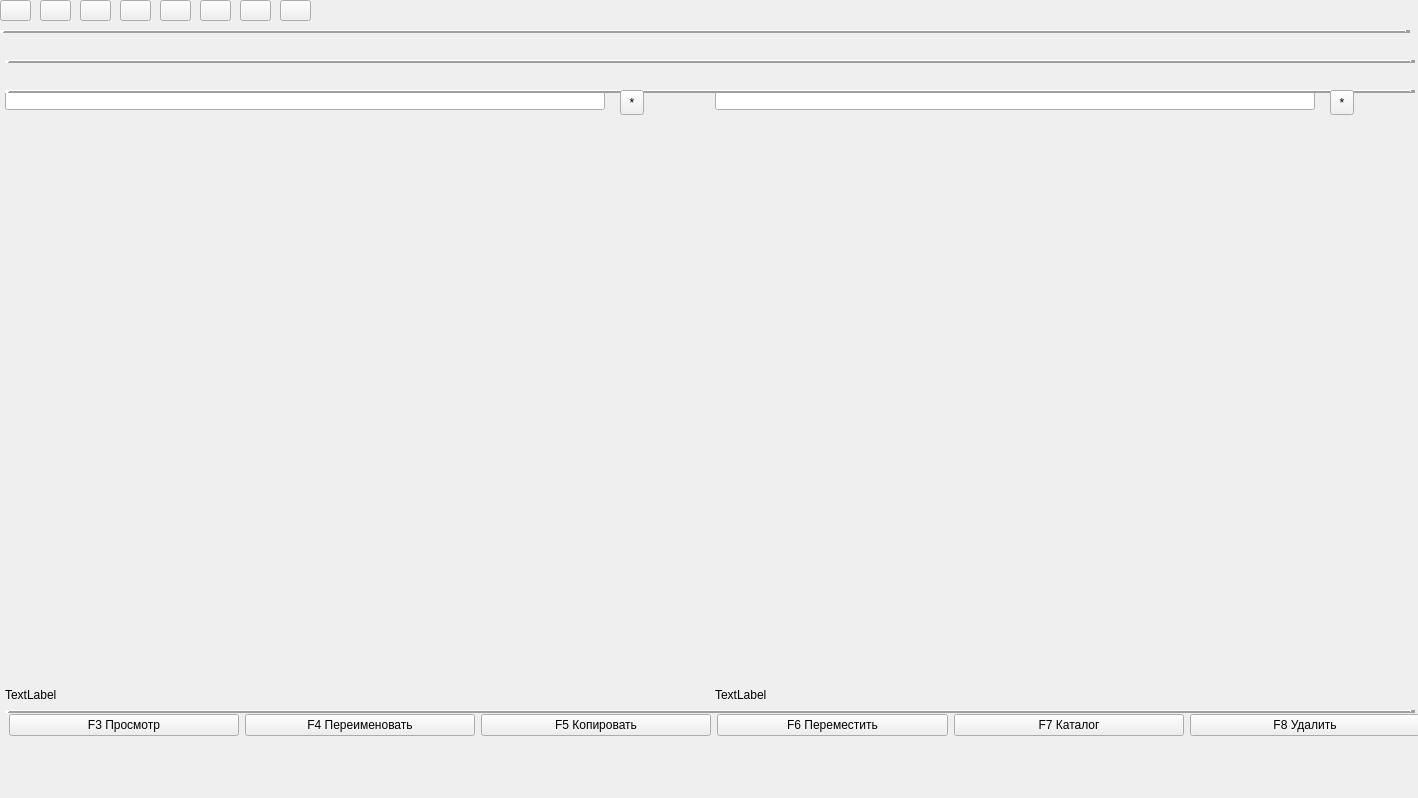
<?xml version="1.0" encoding="UTF-8"?>
<ui version="4.0">
 <class>MainWindow</class>
 <widget class="QMainWindow" name="MainWindow">
  <property name="geometry">
   <rect>
    <x>0</x>
    <y>0</y>
    <width>1418</width>
    <height>798</height>
   </rect>
  </property>
  <property name="font">
   <font>
    <stylestrategy>PreferDefault</stylestrategy>
   </font>
  </property>
  <property name="windowTitle">
   <string>MainWindow</string>
  </property>
  <widget class="QWidget" name="centralwidget">
   <widget class="QWidget" name="horizontalLayoutWidget">
    <property name="geometry">
     <rect>
      <x>10</x>
      <y>40</y>
      <width>561</width>
      <height>31</height>
     </rect>
    </property>
    <layout class="QHBoxLayout" name="horizontalLayout_l"/>
   </widget>
   <widget class="QWidget" name="horizontalLayoutWidget_2">
    <property name="geometry">
     <rect>
      <x>720</x>
      <y>40</y>
      <width>571</width>
      <height>21</height>
     </rect>
    </property>
    <layout class="QHBoxLayout" name="horizontalLayout_r"/>
   </widget>
   <widget class="QLineEdit" name="path_l">
    <property name="geometry">
     <rect>
      <x>5</x>
      <y>90</y>
      <width>600</width>
      <height>20</height>
     </rect>
    </property>
    <property name="styleSheet">
     <string notr="true"/>
    </property>
   </widget>
   <widget class="QLineEdit" name="path_r">
    <property name="geometry">
     <rect>
      <x>715</x>
      <y>90</y>
      <width>600</width>
      <height>20</height>
     </rect>
    </property>
   </widget>
   <widget class="QLabel" name="inf_dir_l">
    <property name="geometry">
     <rect>
      <x>5</x>
      <y>680</y>
      <width>600</width>
      <height>30</height>
     </rect>
    </property>
    <property name="text">
     <string>TextLabel</string>
    </property>
   </widget>
   <widget class="QLabel" name="inf_dir_r">
    <property name="geometry">
     <rect>
      <x>715</x>
      <y>680</y>
      <width>600</width>
      <height>30</height>
     </rect>
    </property>
    <property name="text">
     <string>TextLabel</string>
    </property>
   </widget>
   <widget class="QWidget" name="horizontalLayoutWidget_3">
    <property name="geometry">
     <rect>
      <x>9</x>
      <y>710</y>
      <width>1411</width>
      <height>31</height>
     </rect>
    </property>
    <layout class="QHBoxLayout" name="horizontalLayout">
     <item>
      <widget class="QPushButton" name="pushButton_f3">
       <property name="text">
        <string>F3 Просмотр</string>
       </property>
      </widget>
     </item>
     <item>
      <widget class="QPushButton" name="pushButton_f4">
       <property name="text">
        <string>F4 Переименовать</string>
       </property>
      </widget>
     </item>
     <item>
      <widget class="QPushButton" name="pushButton_f5">
       <property name="text">
        <string>F5 Копировать</string>
       </property>
      </widget>
     </item>
     <item>
      <widget class="QPushButton" name="pushButton_f6">
       <property name="text">
        <string>F6 Переместить</string>
       </property>
      </widget>
     </item>
     <item>
      <widget class="QPushButton" name="pushButton_f7">
       <property name="text">
        <string>F7 Каталог</string>
       </property>
      </widget>
     </item>
     <item>
      <widget class="QPushButton" name="pushButton_f8">
       <property name="text">
        <string>F8 Удалить</string>
       </property>
      </widget>
     </item>
    </layout>
   </widget>
   <widget class="Line" name="line_1">
    <property name="geometry">
     <rect>
      <x>5</x>
      <y>60</y>
      <width>1410</width>
      <height>3</height>
     </rect>
    </property>
    <property name="frameShadow">
     <enum>QFrame::Raised</enum>
    </property>
    <property name="lineWidth">
     <number>5</number>
    </property>
    <property name="orientation">
     <enum>Qt::Horizontal</enum>
    </property>
   </widget>
   <widget class="Line" name="line_2">
    <property name="geometry">
     <rect>
      <x>5</x>
      <y>90</y>
      <width>1410</width>
      <height>3</height>
     </rect>
    </property>
    <property name="frameShadow">
     <enum>QFrame::Raised</enum>
    </property>
    <property name="lineWidth">
     <number>5</number>
    </property>
    <property name="orientation">
     <enum>Qt::Horizontal</enum>
    </property>
   </widget>
   <widget class="Line" name="line_3">
    <property name="geometry">
     <rect>
      <x>5</x>
      <y>710</y>
      <width>1410</width>
      <height>3</height>
     </rect>
    </property>
    <property name="frameShadow">
     <enum>QFrame::Raised</enum>
    </property>
    <property name="lineWidth">
     <number>5</number>
    </property>
    <property name="orientation">
     <enum>Qt::Horizontal</enum>
    </property>
   </widget>
   <widget class="QWidget" name="horizontalLayoutWidget_4">
    <property name="geometry">
     <rect>
      <x>10</x>
      <y>70</y>
      <width>691</width>
      <height>21</height>
     </rect>
    </property>
    <layout class="QHBoxLayout" name="horizontalLayout_free_size_l">
     <property name="sizeConstraint">
      <enum>QLayout::SetDefaultConstraint</enum>
     </property>
    </layout>
   </widget>
   <widget class="QWidget" name="horizontalLayoutWidget_5">
    <property name="geometry">
     <rect>
      <x>720</x>
      <y>70</y>
      <width>691</width>
      <height>21</height>
     </rect>
    </property>
    <layout class="QHBoxLayout" name="horizontalLayout_free_size_r">
     <property name="sizeConstraint">
      <enum>QLayout::SetDefaultConstraint</enum>
     </property>
    </layout>
   </widget>
   <widget class="QPushButton" name="pushButton_open_in_exp">
    <property name="geometry">
     <rect>
      <x>120</x>
      <y>0</y>
      <width>31</width>
      <height>21</height>
     </rect>
    </property>
    <property name="toolTip">
     <string>Проводник</string>
    </property>
    <property name="text">
     <string/>
    </property>
   </widget>
   <widget class="QPushButton" name="pushButton_find">
    <property name="geometry">
     <rect>
      <x>280</x>
      <y>0</y>
      <width>31</width>
      <height>21</height>
     </rect>
    </property>
    <property name="toolTip">
     <string>Поиск файлов...</string>
    </property>
    <property name="text">
     <string/>
    </property>
   </widget>
   <widget class="QPushButton" name="pushButton_notepad">
    <property name="geometry">
     <rect>
      <x>160</x>
      <y>0</y>
      <width>31</width>
      <height>21</height>
     </rect>
    </property>
    <property name="toolTip">
     <string>Блокнот</string>
    </property>
    <property name="text">
     <string/>
    </property>
   </widget>
   <widget class="QPushButton" name="pushButton_create_file">
    <property name="geometry">
     <rect>
      <x>200</x>
      <y>0</y>
      <width>31</width>
      <height>21</height>
     </rect>
    </property>
    <property name="toolTip">
     <string>Создать файл</string>
    </property>
    <property name="text">
     <string/>
    </property>
   </widget>
   <widget class="QPushButton" name="pushButton_admin">
    <property name="geometry">
     <rect>
      <x>80</x>
      <y>0</y>
      <width>31</width>
      <height>21</height>
     </rect>
    </property>
    <property name="toolTip">
     <string>Перезапустить от имени администратора</string>
    </property>
    <property name="text">
     <string/>
    </property>
   </widget>
   <widget class="QPushButton" name="pushButton_mass_rename">
    <property name="geometry">
     <rect>
      <x>240</x>
      <y>0</y>
      <width>31</width>
      <height>21</height>
     </rect>
    </property>
    <property name="toolTip">
     <string>Групповое переименование</string>
    </property>
    <property name="text">
     <string/>
    </property>
   </widget>
   <widget class="Line" name="line_0">
    <property name="geometry">
     <rect>
      <x>0</x>
      <y>30</y>
      <width>1410</width>
      <height>3</height>
     </rect>
    </property>
    <property name="frameShadow">
     <enum>QFrame::Raised</enum>
    </property>
    <property name="lineWidth">
     <number>5</number>
    </property>
    <property name="orientation">
     <enum>Qt::Horizontal</enum>
    </property>
   </widget>
   <widget class="QPushButton" name="pushButton_settings">
    <property name="geometry">
     <rect>
      <x>0</x>
      <y>0</y>
      <width>31</width>
      <height>21</height>
     </rect>
    </property>
    <property name="toolTip">
     <string>Настройки</string>
    </property>
    <property name="text">
     <string/>
    </property>
   </widget>
   <widget class="QPushButton" name="pushButton_hidden_f">
    <property name="geometry">
     <rect>
      <x>40</x>
      <y>0</y>
      <width>31</width>
      <height>21</height>
     </rect>
    </property>
    <property name="toolTip">
     <string>Показ скрытых файлов</string>
    </property>
    <property name="text">
     <string/>
    </property>
   </widget>
   <widget class="QToolButton" name="toolButton_favourites_l">
    <property name="geometry">
     <rect>
      <x>620</x>
      <y>90</y>
      <width>24</width>
      <height>25</height>
     </rect>
    </property>
    <property name="text">
     <string>*</string>
    </property>
   </widget>
   <widget class="QToolButton" name="toolButton_favourites_r">
    <property name="geometry">
     <rect>
      <x>1330</x>
      <y>90</y>
      <width>24</width>
      <height>25</height>
     </rect>
    </property>
    <property name="text">
     <string>*</string>
    </property>
   </widget>
  </widget>
 </widget>
 <resources/>
 <connections/>
</ui>
